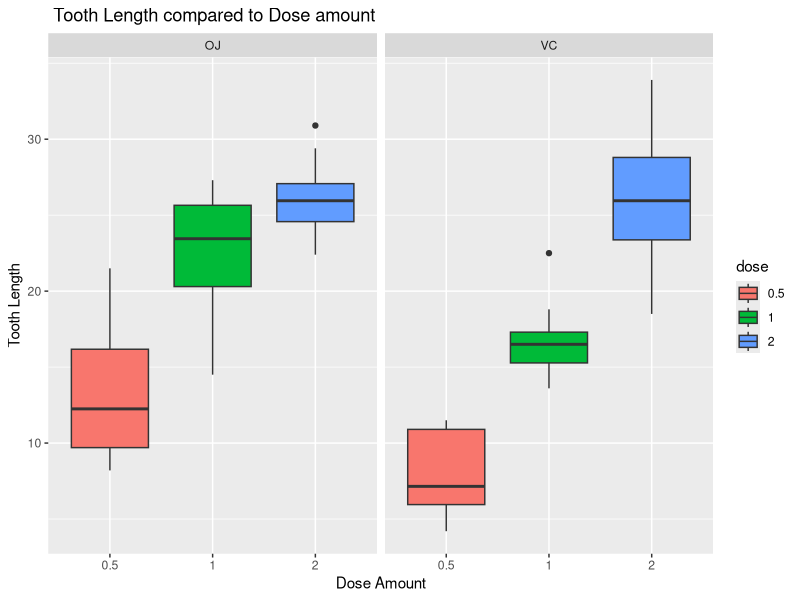
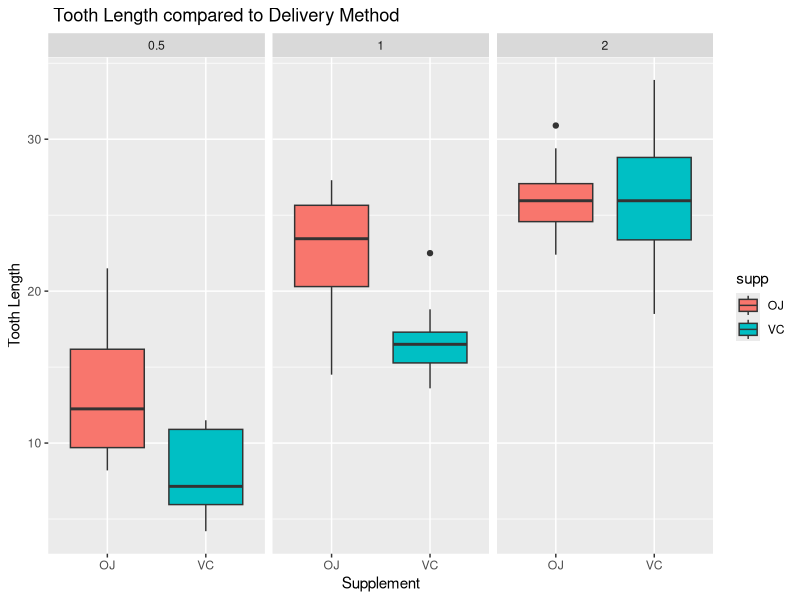

Recreate these plots in R, in order.
## ---- chunk 1
knitr::opts_chunk$set(echo = TRUE)
## ---- chunk 2
library(ggplot2)

data("ToothGrowth")
str(ToothGrowth)
## ---- chunk 3
ToothGrowth$dose <- as.factor(ToothGrowth$dose)
## ---- chunk 4
bxplt <- ggplot(aes(x=dose, y=len),data = ToothGrowth)+ geom_boxplot(aes(fill=dose)) + facet_grid(.~supp)+ xlab("Dose Amount") + ylab("Tooth Length")+ ggtitle(" Tooth Length compared to Dose amount")
print (bxplt)
## ---- chunk 5
bxplt2 <- ggplot(aes(x=supp, y=len),data = ToothGrowth)+ geom_boxplot(aes(fill=supp)) + facet_grid(.~dose)+ xlab("Supplement") + ylab("Tooth Length")+ ggtitle(" Tooth Length compared to Delivery Method")
print (bxplt2)
## ---- chunk 6
t.test(len~supp,data=ToothGrowth)
## ---- chunk 7
TG_dose1 <- subset (ToothGrowth, dose %in% c(0.5, 1.0)) 
TG_dose2 <- subset (ToothGrowth, dose %in% c(0.5, 2.0)) 
TG_dose3 <- subset (ToothGrowth, dose %in% c(1.0, 2.0)) 
## ---- chunk 8
t.test(len~dose,data=TG_dose1)
## ---- chunk 9
t.test(len~dose,data=TG_dose2)
## ---- chunk 10
t.test(len~dose,data=TG_dose3)
